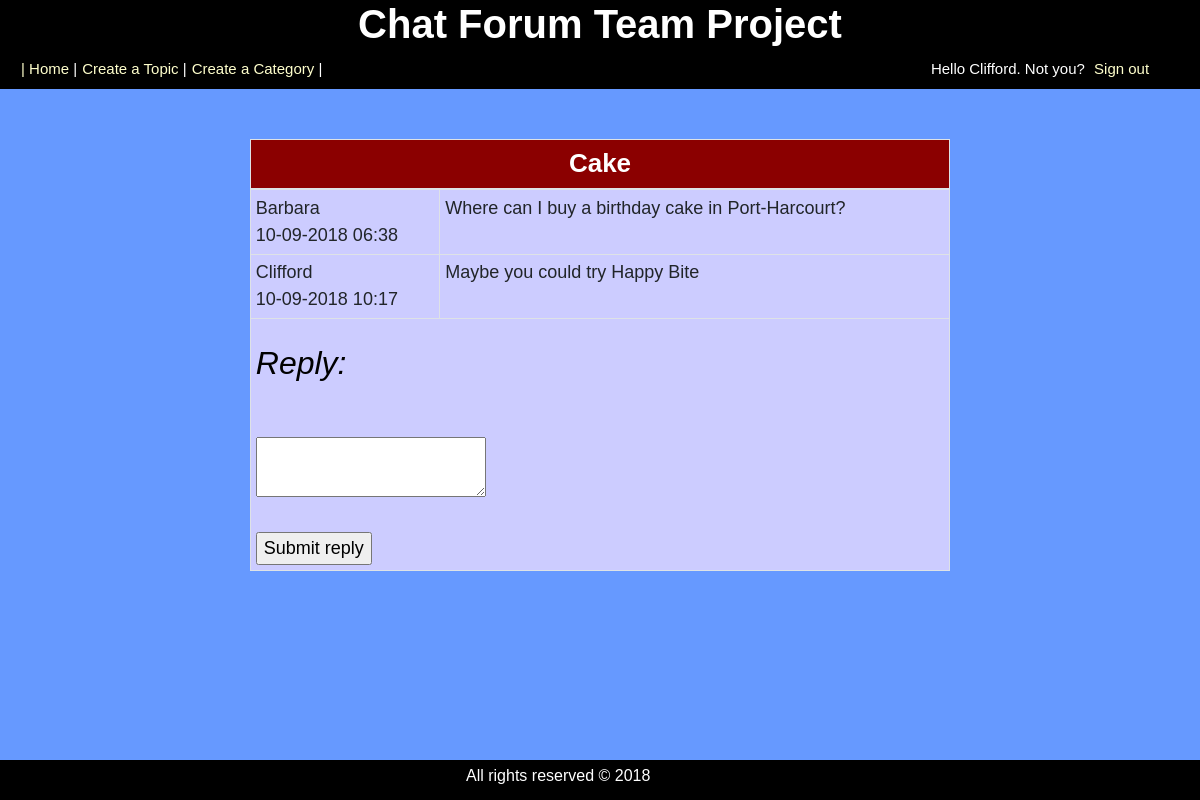
Page /topic.php?id=1 (signed in) on the committed database.
### tables this page shows
CREATE TABLE `topics` (
  `topic_id` int(8) NOT NULL,
  `topic_subject` varchar(255) NOT NULL,
  `topic_date` datetime NOT NULL,
  `topic_cat` int(8) NOT NULL,
  `topic_by` int(8) NOT NULL
);

CREATE TABLE `posts` (
  `post_id` int(8) NOT NULL,
  `post_content` text NOT NULL,
  `post_date` datetime NOT NULL,
  `post_topic` int(8) NOT NULL,
  `post_by` int(8) NOT NULL
);

CREATE TABLE `users` (
  `user_id` int(8) NOT NULL,
  `user_name` varchar(30) NOT NULL,
  `user_pass` varchar(255) NOT NULL,
  `user_email` varchar(255) NOT NULL,
  `user_date` datetime NOT NULL,
  `user_level` int(8) NOT NULL
);

### topic.php (the view)
<?php
include 'connect.php';
include 'header.php';
$sql = "SELECT
			topic_id,
			topic_subject
		FROM
			topics
		WHERE
			topics.topic_id = " . mysql_real_escape_string($_GET['id']);
$result = mysqli_query($connection,$sql);
if(!$result)
{
	echo 'The topic could not be displayed, please try again later.';
}
else
{
	if(mysqli_num_rows($result) == 0)
	{
		echo 'This topic doesn&prime;t exist.';
	}
	else
	{
		while($row = mysqli_fetch_assoc($result))
		{
			echo '<table class="table table-bordered table-sm table-hover center">
					<thead>
						<tr>
							<th colspan="2">' . $row['topic_subject'] . '</th>
						</tr>
					</thead>
					<tbody>';
			$posts_sql = "SELECT
						posts.post_topic,
						posts.post_content,
						posts.post_date,
						posts.post_by,
						users.user_id,
						users.user_name
					FROM
						posts
					LEFT JOIN
						users
					ON
						posts.post_by = users.user_id
					WHERE
						posts.post_topic = " . mysql_real_escape_string($_GET['id']);
			$posts_result = mysqli_query($connection,$posts_sql);
			if(!$posts_result)
			{
				echo '<tr><td>The posts could not be displayed, please try again later.</tr></td></table>';
			}
			else
			{
				while($posts_row = mysqli_fetch_assoc($posts_result))
				{
					echo '<tr class="topic-post">
							<td class="user-post">' . $posts_row['user_name'] . '<br/>' . date('d-m-Y H:i', strtotime($posts_row['post_date'])) . '</td>
							<td class="post-content">' . htmlentities(stripslashes($posts_row['post_content'])) . '</td>
						  </tr>';
				}
			}
			if(!$_SESSION['signed_in'])
			{
				echo '<tr><td colspan=2>You must be <a href="signin.php">signed in</a> to reply. You can also <a href="signup.php">sign up</a> for an account.';
			}
			else
			{
				echo '<tr><td colspan="2"><h2>Reply:</h2><br />
					<form method="post" action="reply.php?id=' . $row['topic_id'] . '">
						<textarea name="reply-content"></textarea><br /><br />
						<input type="submit" value="Submit reply" />
					</form></td></tr>';
			}
			echo '</tbody>
			</table>';
		}
	}
}
include 'footer.php';
?>

### styles.css (style rules this page uses)
html { position: relative; min-height: 100%; }
body { text-align: center; }
.body_style { background-color: #6699ff !important; font-size: 15px; font-family:sans-serif; margin-bottom: 40px; }
h2 { color:black !important; font-style: italic !important ; padding-top: 20px; padding-bottom: 20px; }
table.center { margin-left:auto !important; margin-right:auto !important; border-collapse: collapse; width: 700px !important; }
th { background-color: darkred !important; color: white !important; font-size:26px; text-align:center; }
td { padding: 5px ; font-size:18px; background-color:#ccccff; }

### rows in the picture
topics: topic_subject "Cake"
posts: post_by.user_name "Barbara", post_date "10-09-2018 06:38", post_content "Where can I buy a birthday cake in Port-Harcourt?"
posts: post_by.user_name "Clifford", post_date "10-09-2018 10:17", post_content "Maybe you could try Happy Bite"

### other values in the picture
$_SESSION['user_name'] "Clifford"
